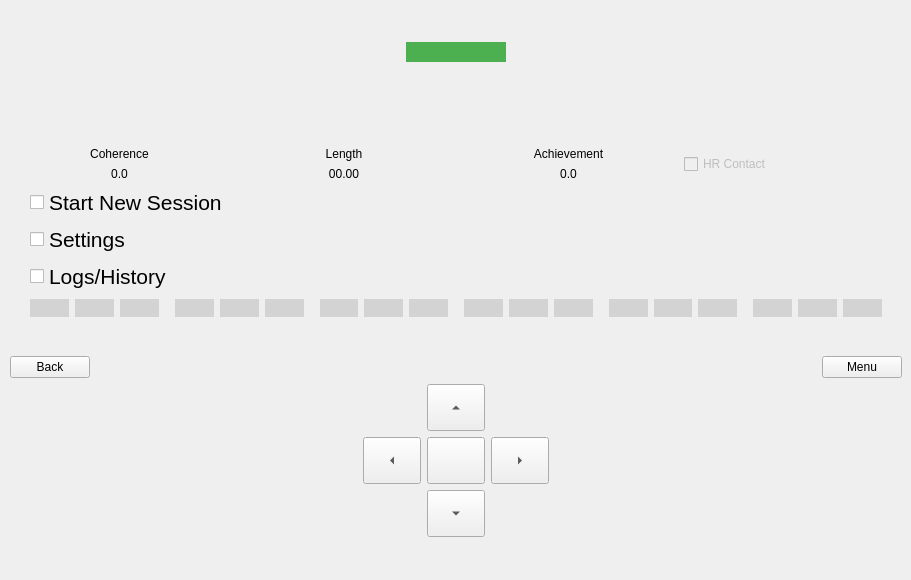
    <widget class="QWidget" name="Menupage">
     <widget class="QWidget" name="verticalLayoutWidget_2">
      <property name="geometry">
       <rect>
        <x>10</x>
        <y>10</y>
        <width>892</width>
        <height>561</height>
       </rect>
      </property>
      <layout class="QVBoxLayout" name="verticalLayout_2">
       <item>
        <layout class="QHBoxLayout" name="horizontalLayout_11">
         <property name="spacing">
          <number>1</number>
         </property>
         <property name="sizeConstraint">
          <enum>QLayout::SetDefaultConstraint</enum>
         </property>
         <property name="bottomMargin">
          <number>7</number>
         </property>
         <item>
          <widget class="QPushButton" name="coherenceLevelLight_2">
           <property name="enabled">
            <bool>false</bool>
           </property>
           <property name="maximumSize">
            <size>
             <width>100</width>
             <height>20</height>
            </size>
           </property>
           <property name="font">
            <font>
             <pointsize>19</pointsize>
            </font>
           </property>
           <property name="styleSheet">
            <string notr="true">border: none;
background-color: #4CAF50;</string>
           </property>
           <property name="text">
            <string/>
           </property>
          </widget>
         </item>
        </layout>
       </item>
       <item>
        <spacer name="verticalSpacer_2">
         <property name="orientation">
          <enum>Qt::Vertical</enum>
         </property>
         <property name="sizeType">
          <enum>QSizePolicy::Maximum</enum>
         </property>
         <property name="sizeHint" stdset="0">
          <size>
           <width>20</width>
           <height>40</height>
          </size>
         </property>
        </spacer>
       </item>
       <item>
        <layout class="QVBoxLayout" name="sessionInProgressScreen_3">
         <item>
          <layout class="QHBoxLayout" name="horizontalLayout_5">
           <property name="sizeConstraint">
            <enum>QLayout::SetMinimumSize</enum>
           </property>
           <item>
            <layout class="QVBoxLayout" name="verticalLayout_14">
             <item>
              <widget class="QLabel" name="label_8">
               <property name="text">
                <string>Coherence</string>
               </property>
               <property name="alignment">
                <set>Qt::AlignCenter</set>
               </property>
              </widget>
             </item>
             <item>
              <widget class="QLabel" name="coherenceValue_3">
               <property name="text">
                <string>0.0</string>
               </property>
               <property name="alignment">
                <set>Qt::AlignCenter</set>
               </property>
              </widget>
             </item>
            </layout>
           </item>
           <item>
            <layout class="QVBoxLayout" name="verticalLayout_15">
             <item>
              <widget class="QLabel" name="label_9">
               <property name="text">
                <string>Length</string>
               </property>
               <property name="alignment">
                <set>Qt::AlignCenter</set>
               </property>
              </widget>
             </item>
             <item>
              <widget class="QLabel" name="lengthValue_3">
               <property name="text">
                <string>00.00</string>
               </property>
               <property name="alignment">
                <set>Qt::AlignCenter</set>
               </property>
              </widget>
             </item>
            </layout>
           </item>
           <item>
            <layout class="QVBoxLayout" name="verticalLayout_16">
             <item>
              <widget class="QLabel" name="label_10">
               <property name="text">
                <string>Achievement</string>
               </property>
               <property name="alignment">
                <set>Qt::AlignCenter</set>
               </property>
              </widget>
             </item>
             <item>
              <widget class="QLabel" name="achievementValue_3">
               <property name="text">
                <string>0.0</string>
               </property>
               <property name="alignment">
                <set>Qt::AlignCenter</set>
               </property>
              </widget>
             </item>
            </layout>
           </item>
           <item>
            <layout class="QVBoxLayout" name="verticalLayout_17">
             <item>
              <widget class="QCheckBox" name="hrContact_3">
               <property name="enabled">
                <bool>false</bool>
               </property>
               <property name="text">
                <string>HR Contact</string>
               </property>
              </widget>
             </item>
            </layout>
           </item>
          </layout>
         </item>
         <item>
          <layout class="QHBoxLayout" name="horizontalLayout_16">
           <item>
            <spacer name="horizontalSpacer_8">
             <property name="orientation">
              <enum>Qt::Horizontal</enum>
             </property>
             <property name="sizeType">
              <enum>QSizePolicy::Fixed</enum>
             </property>
             <property name="sizeHint" stdset="0">
              <size>
               <width>20</width>
               <height>20</height>
              </size>
             </property>
            </spacer>
           </item>
           <item>
            <layout class="QVBoxLayout" name="verticalLayout_19">
             <item>
              <layout class="QVBoxLayout" name="verticalLayout_18">
               <item>
                <widget class="QCheckBox" name="choice1">
                 <property name="font">
                  <font>
                   <pointsize>16</pointsize>
                  </font>
                 </property>
                 <property name="text">
                  <string>Start New Session</string>
                 </property>
                </widget>
               </item>
               <item>
                <widget class="QCheckBox" name="choice2">
                 <property name="font">
                  <font>
                   <pointsize>16</pointsize>
                  </font>
                 </property>
                 <property name="text">
                  <string>Settings</string>
                 </property>
                </widget>
               </item>
               <item>
                <widget class="QCheckBox" name="choice3">
                 <property name="font">
                  <font>
                   <pointsize>16</pointsize>
                  </font>
                 </property>
                 <property name="text">
                  <string>Logs/History</string>
                 </property>
                </widget>
               </item>
              </layout>
             </item>
             <item>
              <layout class="QHBoxLayout" name="horizontalLayout_17">
               <item>
                <widget class="QPushButton" name="bp0_3">
                 <property name="enabled">
                  <bool>false</bool>
                 </property>
                 <property name="font">
                  <font>
                   <pointsize>11</pointsize>
                  </font>
                 </property>
                 <property name="styleSheet">
                  <string notr="true">border: none;
background-color: #D3D3D3;</string>
                 </property>
                 <property name="text">
                  <string/>
                 </property>
                </widget>
               </item>
               <item>
                <widget class="QPushButton" name="bp1_3">
                 <property name="enabled">
                  <bool>false</bool>
                 </property>
                 <property name="font">
                  <font>
                   <pointsize>11</pointsize>
                  </font>
                 </property>
                 <property name="styleSheet">
                  <string notr="true">border: none;
background-color: #D3D3D3;</string>
                 </property>
                 <property name="text">
                  <string/>
                 </property>
                </widget>
               </item>
               <item>
                <widget class="QPushButton" name="bp2_3">
                 <property name="enabled">
                  <bool>false</bool>
                 </property>
                 <property name="font">
                  <font>
                   <pointsize>11</pointsize>
                  </font>
                 </property>
                 <property name="styleSheet">
                  <string notr="true">border: none;
background-color: #D3D3D3;</string>
                 </property>
                 <property name="text">
                  <string/>
                 </property>
                </widget>
               </item>
               <item>
                <spacer name="horizontalSpacer_9">
                 <property name="orientation">
                  <enum>Qt::Horizontal</enum>
                 </property>
                 <property name="sizeType">
                  <enum>QSizePolicy::Fixed</enum>
                 </property>
                 <property name="sizeHint" stdset="0">
                  <size>
                   <width>10</width>
                   <height>20</height>
                  </size>
                 </property>
                </spacer>
               </item>
               <item>
                <widget class="QPushButton" name="bp3_3">
                 <property name="enabled">
                  <bool>false</bool>
                 </property>
                 <property name="font">
                  <font>
                   <pointsize>11</pointsize>
                  </font>
                 </property>
                 <property name="styleSheet">
                  <string notr="true">border: none;
background-color: #D3D3D3;</string>
                 </property>
                 <property name="text">
                  <string/>
                 </property>
                </widget>
               </item>
               <item>
                <widget class="QPushButton" name="bp4_3">
                 <property name="enabled">
                  <bool>false</bool>
                 </property>
                 <property name="font">
                  <font>
                   <pointsize>11</pointsize>
                  </font>
                 </property>
                 <property name="styleSheet">
                  <string notr="true">border: none;
background-color: #D3D3D3;</string>
                 </property>
                 <property name="text">
                  <string/>
                 </property>
                </widget>
               </item>
               <item>
                <widget class="QPushButton" name="bp5_3">
                 <property name="enabled">
                  <bool>false</bool>
                 </property>
                 <property name="font">
                  <font>
                   <pointsize>11</pointsize>
                  </font>
                 </property>
                 <property name="styleSheet">
                  <string notr="true">border: none;
background-color: #D3D3D3;</string>
                 </property>
                 <property name="text">
                  <string/>
                 </property>
                </widget>
               </item>
               <item>
                <spacer name="horizontalSpacer_20">
                 <property name="orientation">
                  <enum>Qt::Horizontal</enum>
                 </property>
                 <property name="sizeType">
                  <enum>QSizePolicy::Fixed</enum>
                 </property>
                 <property name="sizeHint" stdset="0">
                  <size>
                   <width>10</width>
                   <height>20</height>
                  </size>
                 </property>
                </spacer>
               </item>
               <item>
                <widget class="QPushButton" name="bp6_3">
                 <property name="enabled">
                  <bool>false</bool>
                 </property>
                 <property name="font">
                  <font>
                   <pointsize>11</pointsize>
                  </font>
                 </property>
                 <property name="styleSheet">
                  <string notr="true">border: none;
background-color: #D3D3D3;</string>
                 </property>
                 <property name="text">
                  <string/>
                 </property>
                </widget>
               </item>
               <item>
                <widget class="QPushButton" name="bp7_3">
                 <property name="enabled">
                  <bool>false</bool>
                 </property>
                 <property name="font">
                  <font>
                   <pointsize>11</pointsize>
                  </font>
                 </property>
                 <property name="styleSheet">
                  <string notr="true">border: none;
background-color: #D3D3D3;</string>
                 </property>
                 <property name="text">
                  <string/>
                 </property>
                </widget>
               </item>
               <item>
                <widget class="QPushButton" name="bp8_3">
                 <property name="enabled">
                  <bool>false</bool>
                 </property>
                 <property name="font">
                  <font>
                   <pointsize>11</pointsize>
                  </font>
                 </property>
                 <property name="styleSheet">
                  <string notr="true">border: none;
background-color: #D3D3D3;</string>
                 </property>
                 <property name="text">
                  <string/>
                 </property>
                </widget>
               </item>
               <item>
                <spacer name="horizontalSpacer_21">
                 <property name="orientation">
                  <enum>Qt::Horizontal</enum>
                 </property>
                 <property name="sizeType">
                  <enum>QSizePolicy::Fixed</enum>
                 </property>
                 <property name="sizeHint" stdset="0">
                  <size>
                   <width>10</width>
                   <height>20</height>
                  </size>
                 </property>
                </spacer>
               </item>
               <item>
                <widget class="QPushButton" name="bp9_3">
                 <property name="enabled">
                  <bool>false</bool>
                 </property>
                 <property name="font">
                  <font>
                   <pointsize>11</pointsize>
                  </font>
                 </property>
                 <property name="styleSheet">
                  <string notr="true">border: none;
background-color: #D3D3D3;</string>
                 </property>
                 <property name="text">
                  <string/>
                 </property>
                </widget>
               </item>
               <item>
                <widget class="QPushButton" name="bp10_3">
                 <property name="enabled">
                  <bool>false</bool>
                 </property>
                 <property name="font">
                  <font>
                   <pointsize>11</pointsize>
                  </font>
                 </property>
                 <property name="styleSheet">
                  <string notr="true">border: none;
background-color: #D3D3D3;</string>
                 </property>
                 <property name="text">
                  <string/>
                 </property>
                </widget>
               </item>
               <item>
                <widget class="QPushButton" name="bp11_3">
                 <property name="enabled">
                  <bool>false</bool>
                 </property>
                 <property name="font">
                  <font>
                   <pointsize>11</pointsize>
                  </font>
                 </property>
                 <property name="styleSheet">
                  <string notr="true">border: none;
background-color: #D3D3D3;</string>
                 </property>
                 <property name="text">
                  <string/>
                 </property>
                </widget>
               </item>
               <item>
                <spacer name="horizontalSpacer_22">
                 <property name="orientation">
                  <enum>Qt::Horizontal</enum>
                 </property>
                 <property name="sizeType">
                  <enum>QSizePolicy::Fixed</enum>
                 </property>
                 <property name="sizeHint" stdset="0">
                  <size>
                   <width>10</width>
                   <height>20</height>
                  </size>
                 </property>
                </spacer>
               </item>
               <item>
                <widget class="QPushButton" name="bp12_3">
                 <property name="enabled">
                  <bool>false</bool>
                 </property>
                 <property name="font">
                  <font>
                   <pointsize>11</pointsize>
                  </font>
                 </property>
                 <property name="styleSheet">
                  <string notr="true">border: none;
background-color: #D3D3D3;</string>
                 </property>
                 <property name="text">
                  <string/>
                 </property>
                </widget>
               </item>
               <item>
                <widget class="QPushButton" name="bp13_3">
                 <property name="enabled">
                  <bool>false</bool>
                 </property>
                 <property name="font">
                  <font>
                   <pointsize>11</pointsize>
                  </font>
                 </property>
                 <property name="styleSheet">
                  <string notr="true">border: none;
background-color: #D3D3D3;</string>
                 </property>
                 <property name="text">
                  <string/>
                 </property>
                </widget>
               </item>
               <item>
                <widget class="QPushButton" name="bp14_3">
                 <property name="enabled">
                  <bool>false</bool>
                 </property>
                 <property name="font">
                  <font>
                   <pointsize>11</pointsize>
                  </font>
                 </property>
                 <property name="styleSheet">
                  <string notr="true">border: none;
background-color: #D3D3D3;</string>
                 </property>
                 <property name="text">
                  <string/>
                 </property>
                </widget>
               </item>
               <item>
                <spacer name="horizontalSpacer_23">
                 <property name="orientation">
                  <enum>Qt::Horizontal</enum>
                 </property>
                 <property name="sizeType">
                  <enum>QSizePolicy::Fixed</enum>
                 </property>
                 <property name="sizeHint" stdset="0">
                  <size>
                   <width>10</width>
                   <height>20</height>
                  </size>
                 </property>
                </spacer>
               </item>
               <item>
                <widget class="QPushButton" name="bp15_3">
                 <property name="enabled">
                  <bool>false</bool>
                 </property>
                 <property name="font">
                  <font>
                   <pointsize>11</pointsize>
                  </font>
                 </property>
                 <property name="styleSheet">
                  <string notr="true">border: none;
background-color: #D3D3D3;</string>
                 </property>
                 <property name="text">
                  <string/>
                 </property>
                </widget>
               </item>
               <item>
                <widget class="QPushButton" name="bp16_3">
                 <property name="enabled">
                  <bool>false</bool>
                 </property>
                 <property name="font">
                  <font>
                   <pointsize>11</pointsize>
                  </font>
                 </property>
                 <property name="styleSheet">
                  <string notr="true">border: none;
background-color: #D3D3D3;</string>
                 </property>
                 <property name="text">
                  <string/>
                 </property>
                </widget>
               </item>
               <item>
                <widget class="QPushButton" name="bp17_3">
                 <property name="enabled">
                  <bool>false</bool>
                 </property>
                 <property name="font">
                  <font>
                   <pointsize>11</pointsize>
                  </font>
                 </property>
                 <property name="styleSheet">
                  <string notr="true">border: none;
background-color: #D3D3D3;</string>
                 </property>
                 <property name="text">
                  <string/>
                 </property>
                </widget>
               </item>
              </layout>
             </item>
            </layout>
           </item>
           <item>
            <spacer name="horizontalSpacer_24">
             <property name="orientation">
              <enum>Qt::Horizontal</enum>
             </property>
             <property name="sizeType">
              <enum>QSizePolicy::Fixed</enum>
             </property>
             <property name="sizeHint" stdset="0">
              <size>
               <width>20</width>
               <height>20</height>
              </size>
             </property>
            </spacer>
           </item>
          </layout>
         </item>
        </layout>
       </item>
       <item>
        <layout class="QVBoxLayout" name="verticalLayout_20">
         <item>
          <layout class="QHBoxLayout" name="horizontalLayout_18">
           <item>
            <widget class="QPushButton" name="Backbuttonmenu">
             <property name="text">
              <string>Back</string>
             </property>
            </widget>
           </item>
           <item>
            <spacer name="horizontalSpacer_25">
             <property name="orientation">
              <enum>Qt::Horizontal</enum>
             </property>
             <property name="sizeHint" stdset="0">
              <size>
               <width>40</width>
               <height>20</height>
              </size>
             </property>
            </spacer>
           </item>
           <item>
            <widget class="QPushButton" name="Menubuttonmenu">
             <property name="text">
              <string>Menu</string>
             </property>
            </widget>
           </item>
          </layout>
         </item>
         <item>
          <layout class="QHBoxLayout" name="horizontalLayout_19">
           <item>
            <widget class="QToolButton" name="Uparrowmenu">
             <property name="font">
              <font>
               <pointsize>25</pointsize>
              </font>
             </property>
             <property name="text">
              <string>...</string>
             </property>
             <property name="iconSize">
              <size>
               <width>50</width>
               <height>40</height>
              </size>
             </property>
             <property name="arrowType">
              <enum>Qt::UpArrow</enum>
             </property>
            </widget>
           </item>
          </layout>
         </item>
         <item>
          <layout class="QHBoxLayout" name="horizontalLayout_20">
           <item>
            <spacer name="horizontalSpacer_26">
             <property name="orientation">
              <enum>Qt::Horizontal</enum>
             </property>
             <property name="sizeHint" stdset="0">
              <size>
               <width>40</width>
               <height>20</height>
              </size>
             </property>
            </spacer>
           </item>
           <item>
            <widget class="QToolButton" name="Leftarrowmenu">
             <property name="font">
              <font>
               <pointsize>25</pointsize>
              </font>
             </property>
             <property name="text">
              <string>...</string>
             </property>
             <property name="iconSize">
              <size>
               <width>50</width>
               <height>40</height>
              </size>
             </property>
             <property name="arrowType">
              <enum>Qt::LeftArrow</enum>
             </property>
            </widget>
           </item>
           <item>
            <widget class="QToolButton" name="selectbuttonmenu">
             <property name="font">
              <font>
               <pointsize>25</pointsize>
              </font>
             </property>
             <property name="text">
              <string/>
             </property>
             <property name="iconSize">
              <size>
               <width>50</width>
               <height>40</height>
              </size>
             </property>
             <property name="arrowType">
              <enum>Qt::NoArrow</enum>
             </property>
            </widget>
           </item>
           <item>
            <widget class="QToolButton" name="Rightarrowmenu">
             <property name="font">
              <font>
               <pointsize>25</pointsize>
              </font>
             </property>
             <property name="text">
              <string>...</string>
             </property>
             <property name="iconSize">
              <size>
               <width>50</width>
               <height>40</height>
              </size>
             </property>
             <property name="arrowType">
              <enum>Qt::RightArrow</enum>
             </property>
            </widget>
           </item>
           <item>
            <spacer name="horizontalSpacer_27">
             <property name="orientation">
              <enum>Qt::Horizontal</enum>
             </property>
             <property name="sizeHint" stdset="0">
              <size>
               <width>40</width>
               <height>20</height>
              </size>
             </property>
            </spacer>
           </item>
          </layout>
         </item>
         <item>
          <layout class="QHBoxLayout" name="horizontalLayout_21">
           <item>
            <widget class="QToolButton" name="Downarrowmenu">
             <property name="font">
              <font>
               <pointsize>25</pointsize>
              </font>
             </property>
             <property name="text">
              <string>...</string>
             </property>
             <property name="iconSize">
              <size>
               <width>50</width>
               <height>40</height>
              </size>
             </property>
             <property name="arrowType">
              <enum>Qt::DownArrow</enum>
             </property>
            </widget>
           </item>
          </layout>
         </item>
        </layout>
       </item>
      </layout>
     </widget>
    </widget>
